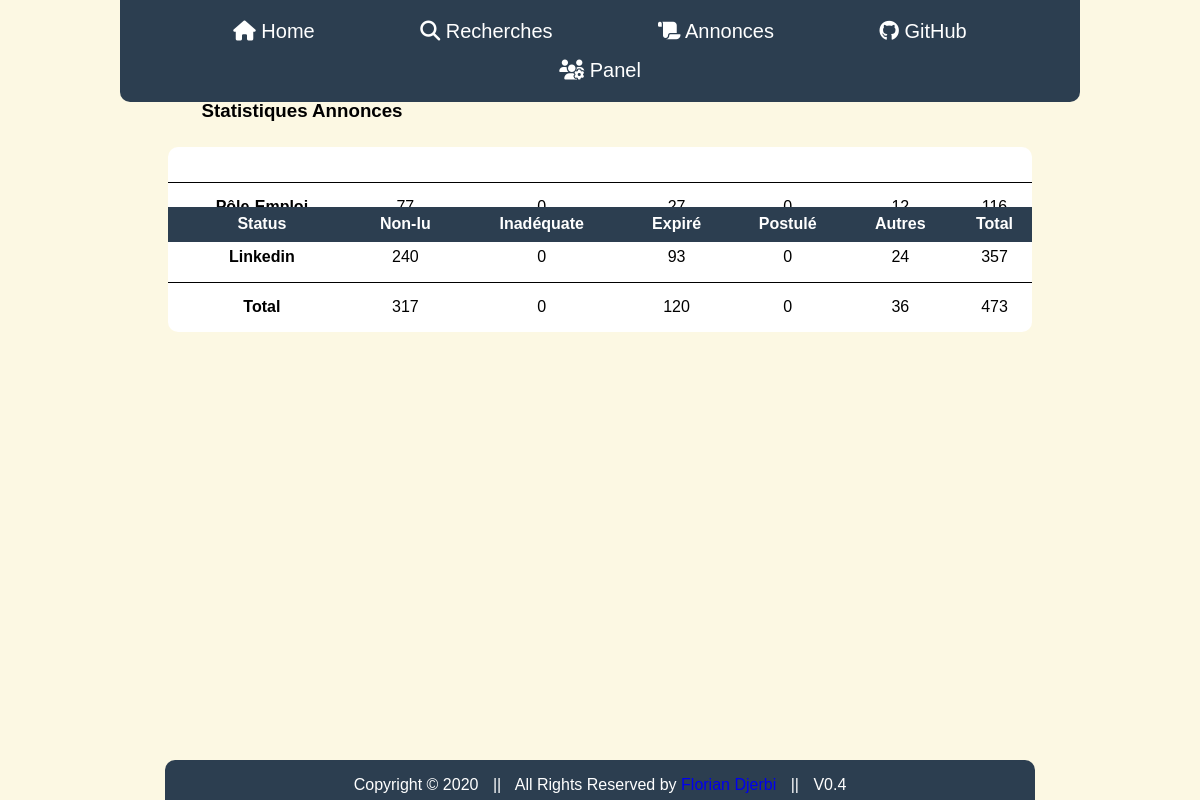
The app's page /, older data.
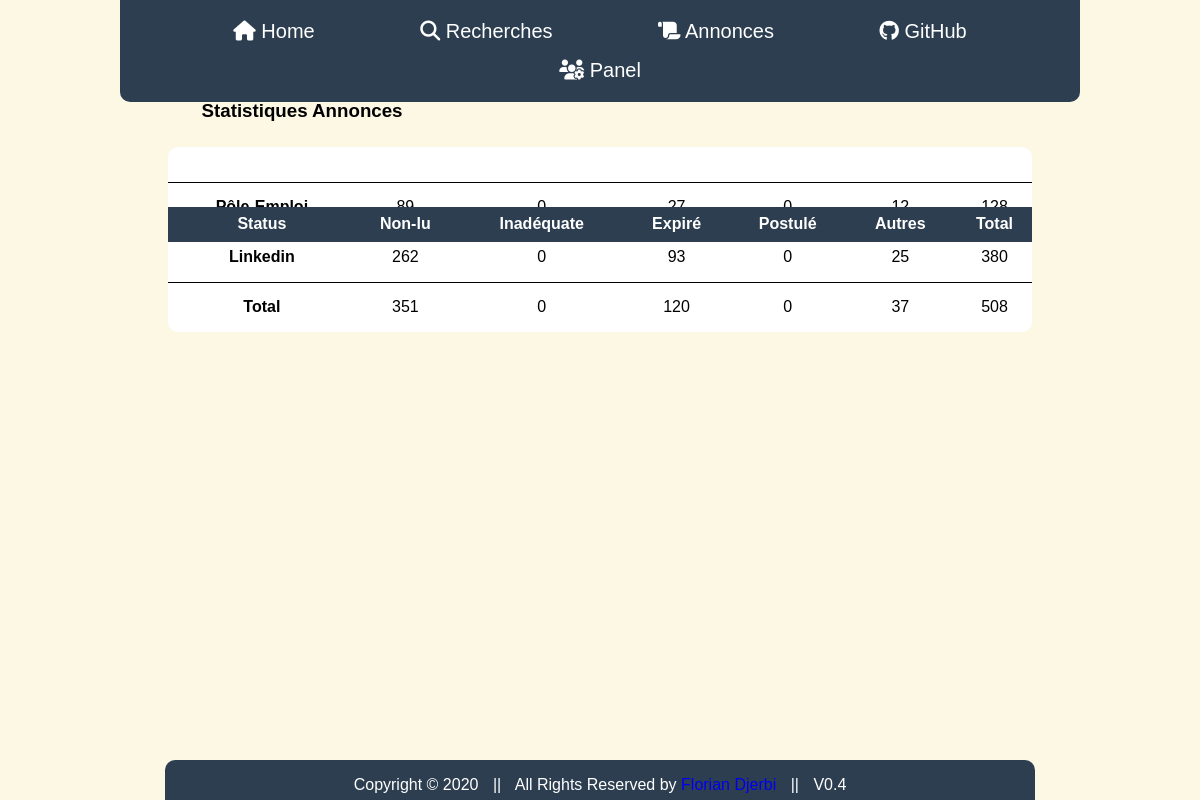
The same page, newer data.
### polls/models.py (models this page shows)
class Stat(models.Model):
    objects = None
    web = models.CharField("Site", max_length=255, null=True, unique=True)
    not_read = models.IntegerField("Non lue", default=0)
    applied = models.IntegerField("Postulé", default=0)
    inadequate = models.IntegerField("Inadéquate", default=0)
    expired = models.IntegerField("Expiré", default=0)
    other = models.IntegerField("Autres", default=0)
    total = models.IntegerField("Total", default=0)

### polls/views.py (the view)
# urls.py: path('', views.index, name='home'),
def index(request):
    all_stat = Stat.objects.all()
    total_stat = all_stat.aggregate(Sum('not_read'), Sum('applied'), Sum('inadequate'), Sum('expired'), Sum('other'), Sum('total'))
    context = {
        'all_stat': all_stat,
        'total_stat': total_stat,
    }
    return render(request, 'home.html', context)

### templates/home.html (shortened to what this page needs)
{% extends 'template.html' %}
{% block body %}
<div class="title">
    <h3> Statistiques Annonces</h3>
</div>
<div class="wrap-table100">
    <div class="table100">
        <table>
            <thead>
                <tr>
                    <th>Status</th>
                    <th>Non-lu</th>
                    <th>Inadéquate</th>
                    <th>Expiré</th>
                    <th>Postulé</th>
                    <th>Autres</th>
                   <th>Total</th>
                </tr>
            </thead>
            <tbody>
                <tr>
                    <th>Pôle-Emploi</th>
                    <td>{{ all_stat.1.not_read }}</td>
                    <td>{{ all_stat.1.inadequate }}</td>
                    <td>{{ all_stat.1.expired }}</td>
                    <td>{{ all_stat.1.applied }}</td>
                    <td>{{ all_stat.1.other }}</td>
                    <td>{{ all_stat.1.total }}</td>
                </tr>
                <tr>
                   <th>Linkedin</th>
                    <td>{{ all_stat.0.not_read }}</td>
                    <td>{{ all_stat.0.inadequate }}</td>
                    <td>{{ all_stat.0.expired }}</td>
                    <td>{{ all_stat.0.applied }}</td>
                    <td>{{ all_stat.0.other }}</td>
                    <td>{{ all_stat.0.total }}</td>
                </tr>
                <tr>
                    <th>Total</th>
                    <td>{{ total_stat.not_read__sum }}</td>
                    <td>{{ total_stat.inadequate__sum }}</td>
                    <td>{{ total_stat.expired__sum }}</td>
                    <td>{{ total_stat.applied__sum }}</td>
                    <td>{{ total_stat.other__sum }}</td>
                    <td>{{ total_stat.total__sum }}</td>
                </tr>
            </tbody>
        </table>
    </div>
</div>
{% endblock %}

Row changes from the older to the newer data that the page shows:
changed Stat (number 1 of 2 on the later page): not_read "77" → "89"; total "116" → "128"
changed Stat (number 2 of 2 on the later page): not_read "240" → "262"; other "24" → "25"; total "357" → "380"
Text that changed along with them:
{{ total_stat.not_read__sum }}: "317" → "351"
{{ total_stat.other__sum }}: "36" → "37"
{{ total_stat.total__sum }}: "473" → "508"
